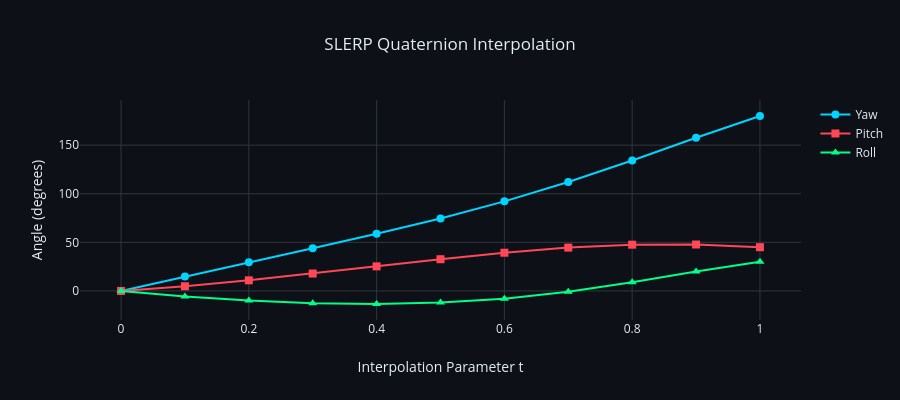

This figure's notebook cell:
### Code cell
# Visualize SLERP interpolation
fig = go.Figure()

fig.add_trace(
    go.Scatter(x=t_values, y=interpolated[:, 0], mode='lines+markers',
               name='Yaw', line=dict(color='#00d4ff', width=2),
               marker=dict(size=8))
)
fig.add_trace(
    go.Scatter(x=t_values, y=interpolated[:, 1], mode='lines+markers',
               name='Pitch', line=dict(color='#ff4757', width=2),
               marker=dict(size=8, symbol='square'))
)
fig.add_trace(
    go.Scatter(x=t_values, y=interpolated[:, 2], mode='lines+markers',
               name='Roll', line=dict(color='#00ff88', width=2),
               marker=dict(size=8, symbol='triangle-up'))
)

fig.update_layout(
    template=dark_template,
    title='SLERP Quaternion Interpolation',
    xaxis_title='Interpolation Parameter t',
    yaxis_title='Angle (degrees)',
    height=400,
)
fig.show()

### Figure 1 — Plotly figure (JSON) as saved in the notebook; plotly's stock layout.template omitted (floating-point values rounded to 4 significant figures)
{"data": [{"line": {"color": "#00d4ff", "width": 2}, "marker": {"size": 8}, "mode": "lines+markers", "name": "Yaw", "type": "scatter", "x": [0.0, 0.1, 0.2, 0.3, 0.4, 0.5, 0.6, 0.7, 0.8, 0.9, 1.0], "y": [0.0, 14.91, 29.46, 43.94, 58.79, 74.62, 92.16, 112.0, 134.3, 157.6, 180.0]}, {"line": {"color": "#ff4757", "width": 2}, "marker": {"size": 8, "symbol": "square"}, "mode": "lines+markers", "name": "Pitch", "type": "scatter", "x": [0.0, 0.1, 0.2, 0.3, 0.4, 0.5, 0.6, 0.7, 0.8, 0.9, 1.0], "y": [-0.0, 4.82, 10.92, 17.9, 25.3, 32.63, 39.31, 44.57, 47.6, 47.76, 45.0]}, {"line": {"color": "#00ff88", "width": 2}, "marker": {"size": 8, "symbol": "triangle-up"}, "mode": "lines+markers", "name": "Roll", "type": "scatter", "x": [0.0, 0.1, 0.2, 0.3, 0.4, 0.5, 0.6, 0.7, 0.8, 0.9, 1.0], "y": [0.0, -5.672, -9.969, -12.65, -13.44, -12.03, -7.959, -0.8885, 8.919, 19.98, 30.0]}], "layout": {"height": 400, "title": {"text": "SLERP Quaternion Interpolation"}, "xaxis": {"title": {"text": "Interpolation Parameter t"}}, "yaxis": {"title": {"text": "Angle (degrees)"}}}}
